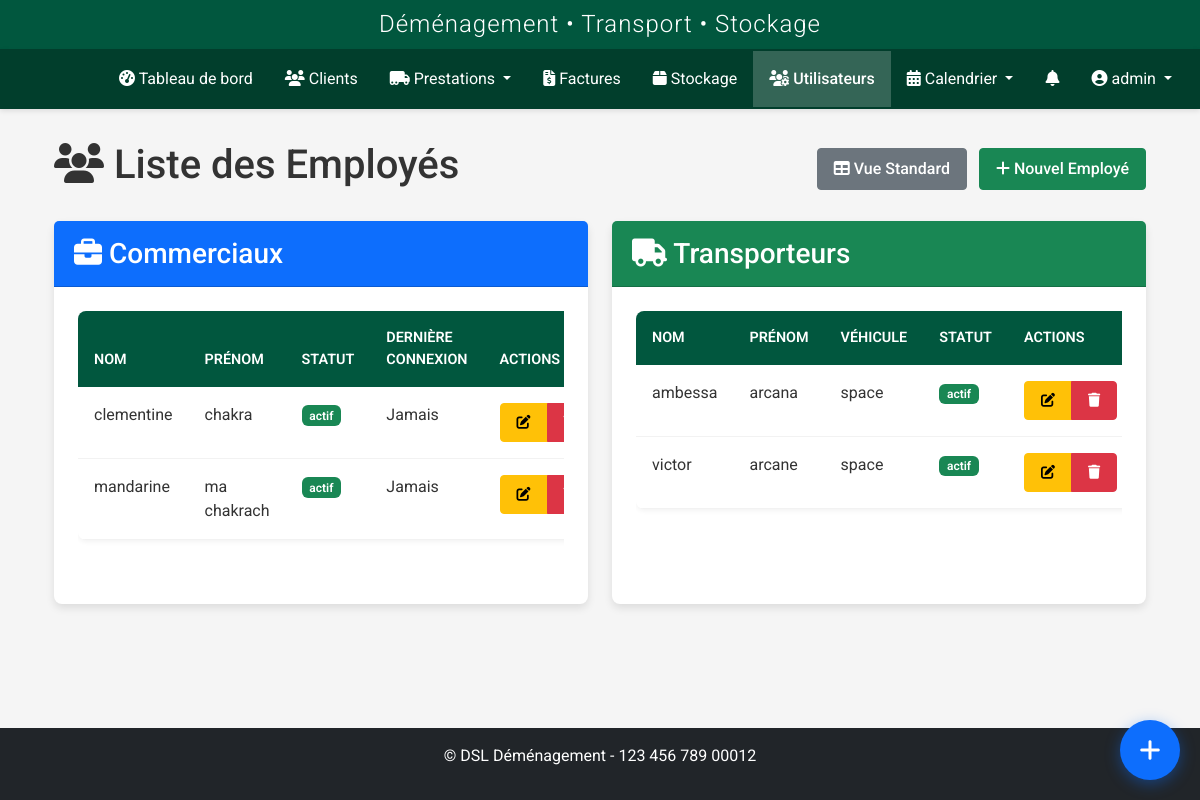
The app's page /utilisateurs/users/liste (signed in), older data.
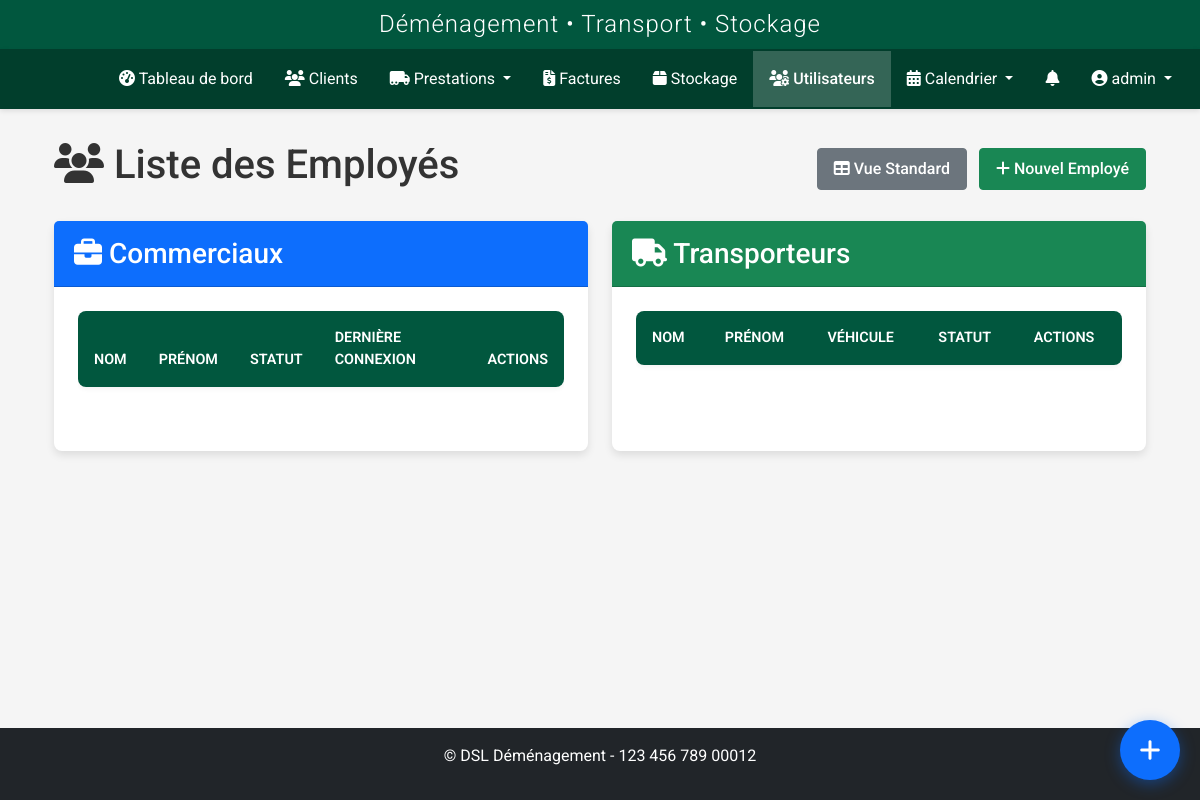
The same page, newer data.
### models.py (models this page shows, shortened)
class User(UserMixin, db.Model):
    id = db.Column(db.Integer, primary_key=True)
    nom = db.Column(db.String(64), nullable=False)
    prenom = db.Column(db.String(64), nullable=False)
    username = db.Column(db.String(64), unique=True, nullable=False)
    email = db.Column(db.String(120), unique=True, nullable=True)
    password_hash = db.Column(db.String(256), nullable=False)
    role = db.Column(db.String(20), nullable=False, default='transporteur')
    statut = db.Column(db.String(20), nullable=False, default='actif')
    vehicule = db.Column(db.String(100), nullable=True)
    type_vehicule_id = db.Column(db.Integer, db.ForeignKey('type_vehicule.id'), nullable=True)
    permis_conduire = db.Column(db.String(50), nullable=True)
    notes = db.Column(db.Text, nullable=True)
    derniere_connexion = db.Column(db.DateTime, nullable=True)
    date_creation = db.Column(db.DateTime, nullable=False, default=datetime.utcnow)
    prestations = db.relationship('Prestation', secondary=prestation_transporteurs, back_populates='transporteurs')
    type_vehicule = db.relationship('TypeVehicule', backref='transporteurs')
    def is_admin(self):
        return self.role in ['admin', 'superadmin']
    def is_transporteur(self):
        return self.role == 'transporteur' or self.is_admin()

### routes/user.py (the view)
@user_bp.route('/users/liste')
@login_required
@role_required('admin', 'superadmin')
def liste():
    users = User.query.filter(User.role.in_(['commercial', 'transporteur'])).order_by(User.role, User.nom).all()
    return render_template('users/liste.html', users=users)

### auth.py (called while the page is built)
def role_required(*roles):
    def decorator(f):
        @wraps(f)
        @login_required
        def decorated_function(*args, **kwargs):
            if current_user.role not in roles:
                flash('Vous n\'avez pas les permissions nécessaires pour accéder à cette page.', 'danger')
                return redirect(url_for('dashboard.index'))
            return f(*args, **kwargs)
        return decorated_function
    return decorator

### templates/users/liste.html (shortened to what the changed rows need)
{% extends "base.html" %}
{% block content %}
<div class="container-fluid">
    <div class="row mb-4">
        <div class="col-12">
            <div class="d-flex justify-content-between align-items-center">
                <h1><i class="fas fa-users"></i> Liste des Employés</h1>
            </div>
        </div>
    </div>
    <div class="row">
        <div class="col-md-6">
            <div class="card h-100">
                <div class="card-body">
                    <div class="table-responsive">
                        <table class="table table-hover">
                            <thead>
                                <tr>
                                    <th>Nom</th>
                                    <th>Prénom</th>
                                    <th>Statut</th>
                                    <th>Dernière Connexion</th>
                                    <th>Actions</th>
                                </tr>
                            </thead>
                            <tbody>
                                {% for user in users %}
                                {% if user.role == 'commercial' %}
                                <tr>
                                    <td>{{ user.nom }}</td>
                                    <td>{{ user.prenom }}</td>
                                    <td>
                                        <span class="badge {% if user.statut == 'actif' %}bg-success{% else %}bg-danger{% endif %}">
                                            {{ user.statut }}
                                        </span>
                                    </td>
                                    <td>{{ user.derniere_connexion or 'Jamais' }}</td>
                                    <td>
                                        <div class="btn-group">
                                            <a href="{{ url_for('user.edit', id=user.id) }}" class="btn btn-sm btn-warning">
                                                <i class="fas fa-edit"></i>
                                            </a>
                                            <button class="btn btn-sm btn-danger" onclick="confirmDelete('{{ url_for('user.delete', id=user.id) }}', )">
                                            </button>
                                        </div>
                                    </td>
                                </tr>
                                {% endif %}
                                {% endfor %}
                            </tbody>
                        </table>
                    </div>
                </div>
            </div>
        </div>
        <div class="col-md-6">
            <div class="card h-100">
                <div class="card-body">
                    <div class="table-responsive">
                        <table class="table table-hover">
                            <thead>
                                <tr>
                                    <th>Nom</th>
                                    <th>Prénom</th>
                                    <th>Véhicule</th>
                                    <th>Statut</th>
                                    <th>Actions</th>
                                </tr>
                            </thead>
                            <tbody>
                                {% for user in users %}
                                {% if user.role == 'transporteur' %}
                                <tr>
                                    <td>{{ user.nom }}</td>
                                    <td>{{ user.prenom }}</td>
                                    <td>{{ user.vehicule or 'Non assigné' }}</td>
                                    <td>
                                        <span class="badge {% if user.statut == 'actif' %}bg-success{% else %}bg-danger{% endif %}">
                                            {{ user.statut }}
                                        </span>
                                    </td>
                                    <td>
                                        <div class="btn-group">
                                            <a href="{{ url_for('user.edit', id=user.id) }}" class="btn btn-sm btn-warning">
                                                <i class="fas fa-edit"></i>
                                            </a>
                                            <button class="btn btn-sm btn-danger" onclick="confirmDelete('{{ url_for('user.delete', id=user.id) }}', )">
                                                <i class="fas fa-trash"></i>
                                            </button>
                                        </div>
                                    </td>
                                </tr>
                                {% endif %}
                                {% endfor %}
                            </tbody>
                        </table>
                    </div>
                </div>
            </div>
        </div>
    </div>
</div>
{% endblock %}

Row changes from the older to the newer data that the page shows:
removed User: nom "clementine", prenom "chakra", statut "actif", derniere_connexion "Jamais", shown under "Commerciaux"
removed User: nom "mandarine", prenom "ma chakrach", statut "actif", derniere_connexion "Jamais", shown under "Commerciaux"
removed User: nom "ambessa", prenom "arcana", vehicule "space", statut "actif", shown under "Transporteurs"
removed User: nom "victor", prenom "arcane", vehicule "space", statut "actif", shown under "Transporteurs"
